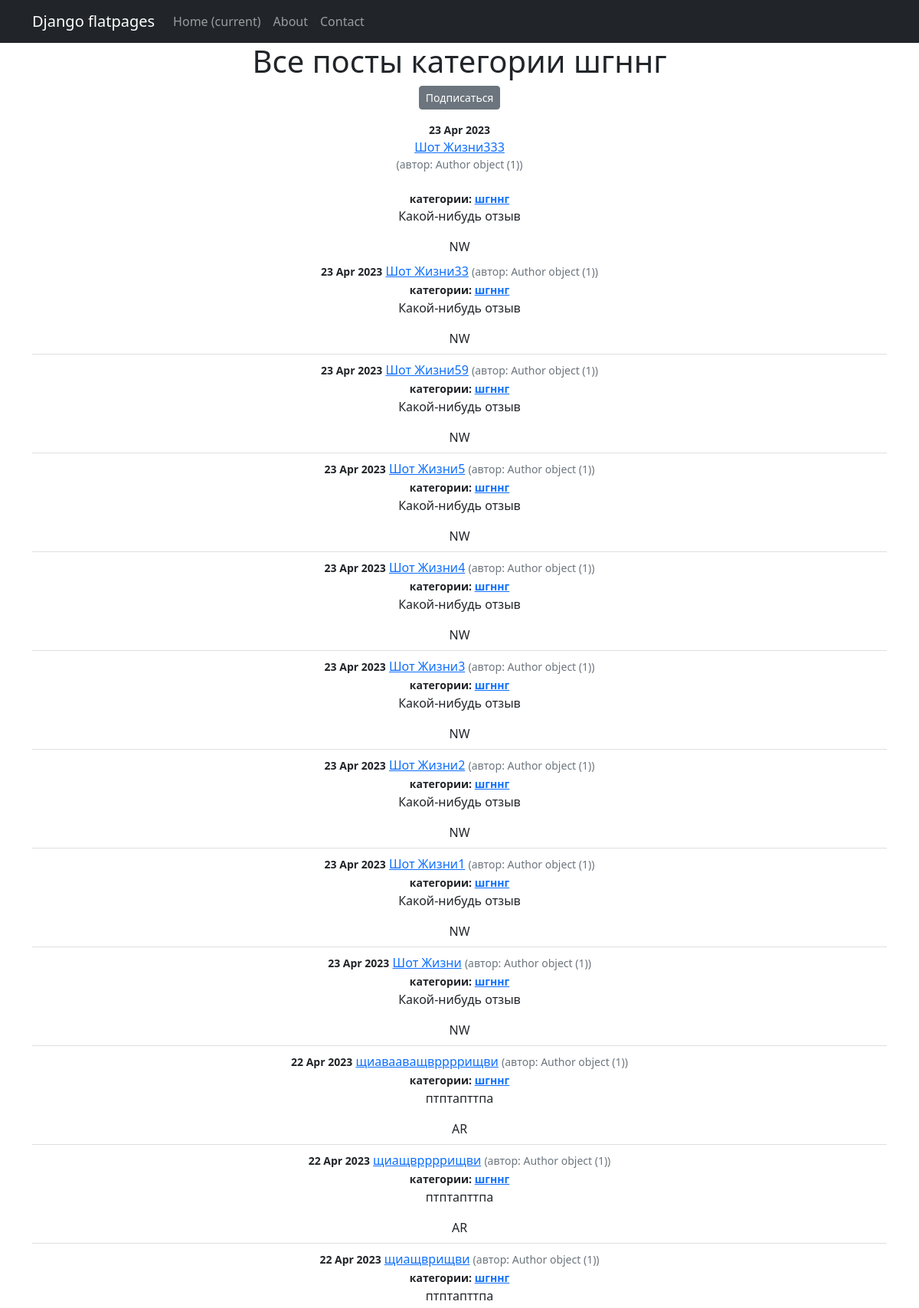
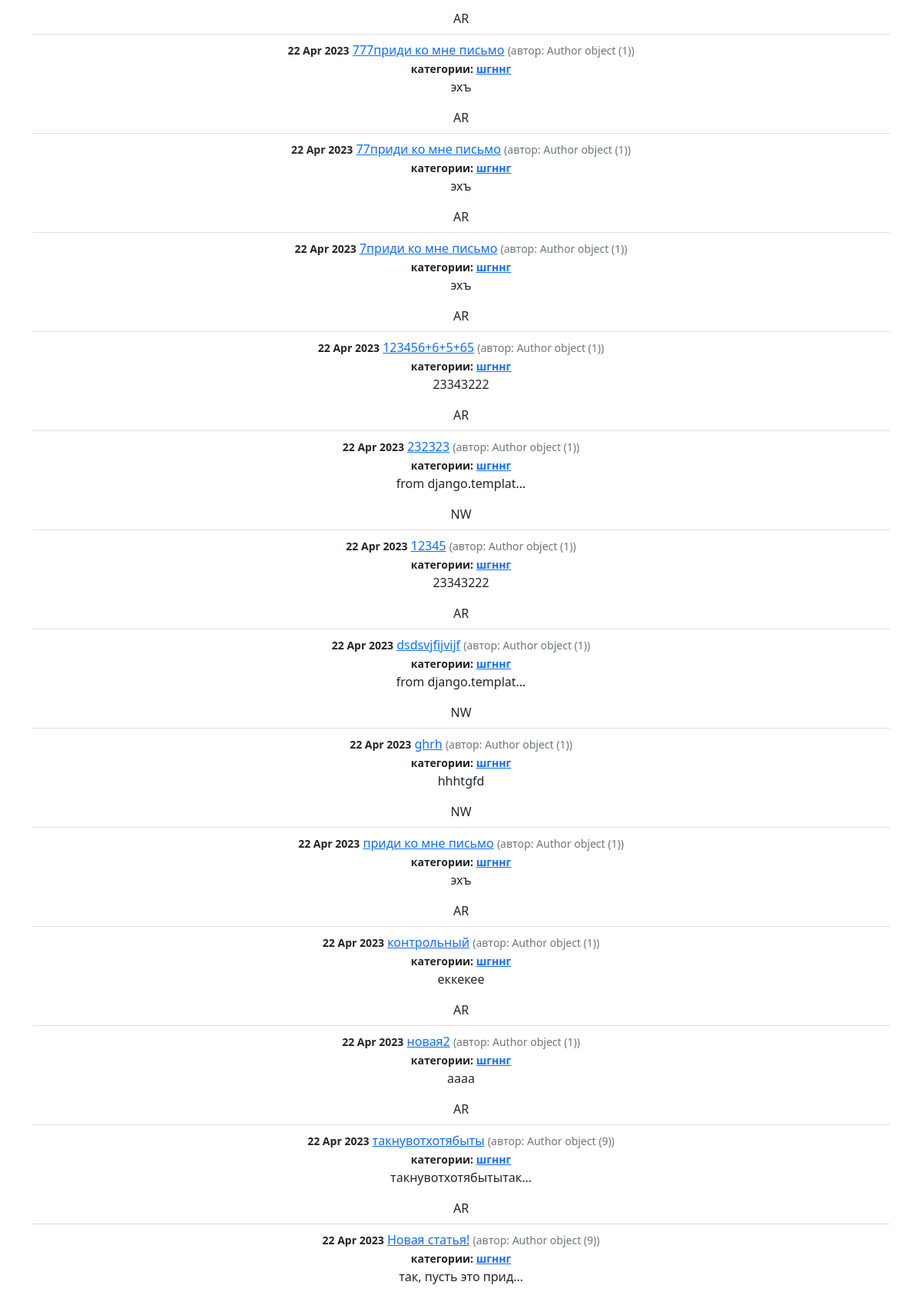
Screenshot of /posts/categories/2 (upper part) with the database file from the repository (2 pictures, top to bottom).
### simpleapp/models.py (models this page shows, shortened)
class Category(models.Model):
    name = models.CharField(max_length=100, unique=True)
    subscribers = models.ManyToManyField(User, related_name='categories')
    def __str__(self):
        return self.name

class Post(models.Model):
    author = models.ForeignKey(Author, on_delete=models.CASCADE)
    NEWS = 'NW'
    ARTICLE = 'AR'
    CATEGORY_CHOICES = [
        (NEWS, 'Новость'),
        (ARTICLE, 'Статья'),
    ]
    categoryType = models.CharField(max_length=2, choices=CATEGORY_CHOICES, default=ARTICLE)
    name = models.CharField(max_length=50, unique=True)
    description = models.TextField()
    createDate = models.DateTimeField(auto_now_add=True)
    rating = models.IntegerField(default=0)
    category = models.ForeignKey(
        to='Category',
        on_delete=models.CASCADE,
        related_name='posts')

class Author(models.Model):
    authorUser = models.OneToOneField(User, on_delete=models.CASCADE)
    ratingAuthor = models.IntegerField(default=0)

### simpleapp/views.py (the view)
# urls.py: path('categories/<int:pk>', CategoryListView.as_view(), name='category_list'),
class CategoryListView(ListView):
    model = Post
    template_name = 'category_list.html'
    context_object_name = 'category_news_list'
    def get_queryset(self):
        self.category = get_object_or_404(Category, id=self.kwargs['pk'])
        queryset =  Post.objects.filter(category=self.category).order_by('-createDate')
        return queryset
    def get_context_data(self, **kwargs):
        context = super().get_context_data(**kwargs)
        context['is_not_subscriber'] = self.request.user not in self.category.subscribers.all()
        context['category'] = self.category
        return context

### simpleapp/templatetags/custom_filters.py (called while the page is built)
@register.filter()
def tsenzor(value):
    bad_words = ['cat', 'dog', 'opinion']
    for i in bad_words:
        value = value.replace(str(i), i[0] + '*' * (len(i) - 1))
    return value

### templates/category_list.html (shortened to what this page needs)
{% extends 'flatpages/default.html' %}
{% load custom_filters %}
{% load custom_tags %}
{% block content %}
   <h1>Все посты категории {{ category}}</h1>
  {% if not subscriber %}
        <p class="text-center"><a href="{% url 'subscribe' category.id %}" class="btn btn-secondary btn-sm">Подписаться</a></p>
    {% endif %}
<ul class="list-group list-group-flush"
    {% for post in category_news_list %}
           <li class="list-group-item">
               <small class="fw-bold">{{post.createDate|date:'d M Y'}}</small>
               <a href="{% url 'post_detail' post.id %}">{{post.name}}</a>
               <small class="text-muted">(автор: {{post.author}})</small><br>
               <small class="fw-bold">категории:
                        <a href="{% url 'category_list' category.id %}">{{ category }}</a>
               </small>
               <p> {{post.description|truncatechars:20|tsenzor}}</p>
               <td>{{ post.categoryType}}</td>
           </li>
            {% endfor %}
{% endblock content %}

### rows the page displays
Category: name "шгннг"
Post: createDate "23 Apr 2023", name "Шот Жизни333", author "Author object (1)", description|tsenzor "Какой-нибудь отзыв", categoryType "NW"
Post: createDate "23 Apr 2023", name "Шот Жизни33", author "Author object (1)", description|tsenzor "Какой-нибудь отзыв", categoryType "NW"
Post: createDate "23 Apr 2023", name "Шот Жизни59", author "Author object (1)", description|tsenzor "Какой-нибудь отзыв", categoryType "NW"
Post: createDate "23 Apr 2023", name "Шот Жизни5", author "Author object (1)", description|tsenzor "Какой-нибудь отзыв", categoryType "NW"
Post: createDate "23 Apr 2023", name "Шот Жизни4", author "Author object (1)", description|tsenzor "Какой-нибудь отзыв", categoryType "NW"
Post: createDate "23 Apr 2023", name "Шот Жизни3", author "Author object (1)", description|tsenzor "Какой-нибудь отзыв", categoryType "NW"
Post: createDate "23 Apr 2023", name "Шот Жизни2", author "Author object (1)", description|tsenzor "Какой-нибудь отзыв", categoryType "NW"
Post: createDate "23 Apr 2023", name "Шот Жизни1", author "Author object (1)", description|tsenzor "Какой-нибудь отзыв", categoryType "NW"
Post: createDate "23 Apr 2023", name "Шот Жизни", author "Author object (1)", description|tsenzor "Какой-нибудь отзыв", categoryType "NW"
Post: createDate "22 Apr 2023", name "щиавааващвррррищви", author "Author object (1)", description|tsenzor "птптапттпа", categoryType "AR"
Post: createDate "22 Apr 2023", name "щиащвррррищви", author "Author object (1)", description|tsenzor "птптапттпа", categoryType "AR"
Post: createDate "22 Apr 2023", name "щиащврищви", author "Author object (1)", description|tsenzor "птптапттпа", categoryType "AR"
Post: createDate "22 Apr 2023", name "777приди ко мне письмо", author "Author object (1)", description|tsenzor "эхъ", categoryType "AR"
Post: createDate "22 Apr 2023", name "77приди ко мне письмо", author "Author object (1)", description|tsenzor "эхъ", categoryType "AR"
Post: createDate "22 Apr 2023", name "7приди ко мне письмо", author "Author object (1)", description|tsenzor "эхъ", categoryType "AR"
Post: createDate "22 Apr 2023", name "123456+6+5+65", author "Author object (1)", description|tsenzor "23343222", categoryType "AR"
Post: createDate "22 Apr 2023", name "232323", author "Author object (1)", description|tsenzor "from django.templat…", categoryType "NW"
Post: createDate "22 Apr 2023", name "12345", author "Author object (1)", description|tsenzor "23343222", categoryType "AR"
Post: createDate "22 Apr 2023", name "dsdsvjfijvijf", author "Author object (1)", description|tsenzor "from django.templat…", categoryType "NW"
Post: createDate "22 Apr 2023", name "ghrh", author "Author object (1)", description|tsenzor "hhhtgfd", categoryType "NW"
Post: createDate "22 Apr 2023", name "приди ко мне письмо", author "Author object (1)", description|tsenzor "эхъ", categoryType "AR"
Post: createDate "22 Apr 2023", name "контрольный", author "Author object (1)", description|tsenzor "еккекее", categoryType "AR"
Post: createDate "22 Apr 2023", name "новая2", author "Author object (1)", description|tsenzor "аааа", categoryType "AR"
Post: createDate "22 Apr 2023", name "такнувотхотябыты", author "Author object (9)", description|tsenzor "такнувотхотябытытак…", categoryType "AR"
Post: createDate "22 Apr 2023", name "Новая статья!", author "Author object (9)", description|tsenzor "так, пусть это прид…"
